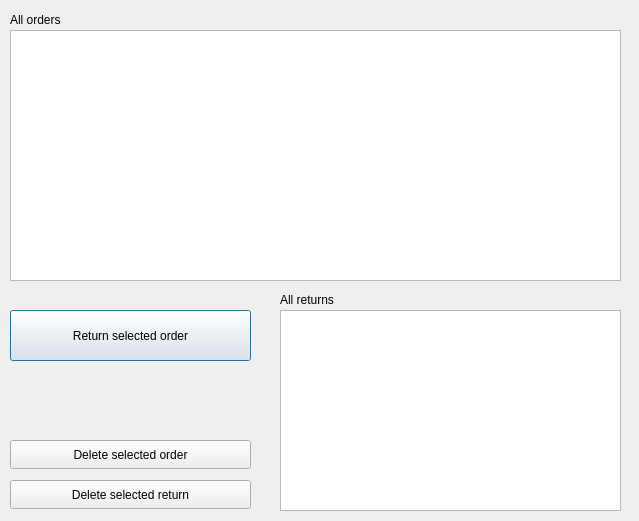
<?xml version="1.0" encoding="UTF-8"?>
<ui version="4.0">
 <class>ReturnFormWindow</class>
 <widget class="QDialog" name="ReturnFormWindow">
  <property name="geometry">
   <rect>
    <x>0</x>
    <y>0</y>
    <width>639</width>
    <height>521</height>
   </rect>
  </property>
  <property name="windowTitle">
   <string>Return an order</string>
  </property>
  <property name="windowIcon">
   <iconset theme="mail-read"/>
  </property>
  <widget class="QTableView" name="tableView_Orders">
   <property name="geometry">
    <rect>
     <x>10</x>
     <y>30</y>
     <width>611</width>
     <height>251</height>
    </rect>
   </property>
  </widget>
  <widget class="QPushButton" name="pushButton">
   <property name="geometry">
    <rect>
     <x>10</x>
     <y>310</y>
     <width>241</width>
     <height>51</height>
    </rect>
   </property>
   <property name="text">
    <string>Return selected order</string>
   </property>
  </widget>
  <widget class="QTableView" name="tableView_Returns">
   <property name="geometry">
    <rect>
     <x>280</x>
     <y>310</y>
     <width>341</width>
     <height>201</height>
    </rect>
   </property>
  </widget>
  <widget class="QLabel" name="label">
   <property name="geometry">
    <rect>
     <x>10</x>
     <y>10</y>
     <width>71</width>
     <height>20</height>
    </rect>
   </property>
   <property name="text">
    <string>All orders</string>
   </property>
  </widget>
  <widget class="QLabel" name="label_2">
   <property name="geometry">
    <rect>
     <x>280</x>
     <y>290</y>
     <width>71</width>
     <height>20</height>
    </rect>
   </property>
   <property name="text">
    <string>All returns</string>
   </property>
  </widget>
  <widget class="QPushButton" name="pushButton_deleteOrder">
   <property name="geometry">
    <rect>
     <x>10</x>
     <y>440</y>
     <width>241</width>
     <height>29</height>
    </rect>
   </property>
   <property name="text">
    <string>Delete selected order</string>
   </property>
  </widget>
  <widget class="QPushButton" name="pushButton_deleteReturn">
   <property name="geometry">
    <rect>
     <x>10</x>
     <y>480</y>
     <width>241</width>
     <height>29</height>
    </rect>
   </property>
   <property name="text">
    <string>Delete selected return</string>
   </property>
  </widget>
 </widget>
 <resources/>
 <connections/>
</ui>
